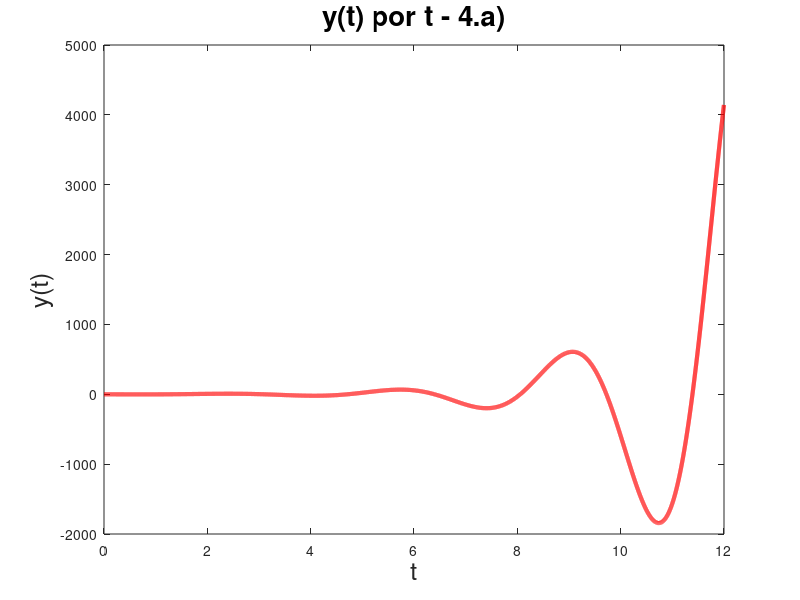

The MATLAB script that drew this image:
%Questão 4.a)

% Intervalo
dt=0.001;

% Dados basicos
t=0:dt:12-dt; y=e.^(2/3*t).*(-3/4*cos(4*sqrt(2)/3*t)-15*sqrt(2)/16*sin(4*sqrt(2)/3*t))+3/4;
plot (t, y, "r", "linewidth", 3);
title("y(t) por t - 4.a)", "fontsize", 20);
xlabel("t", "fontsize", 18);
ylabel("y(t)", "fontsize", 18);
